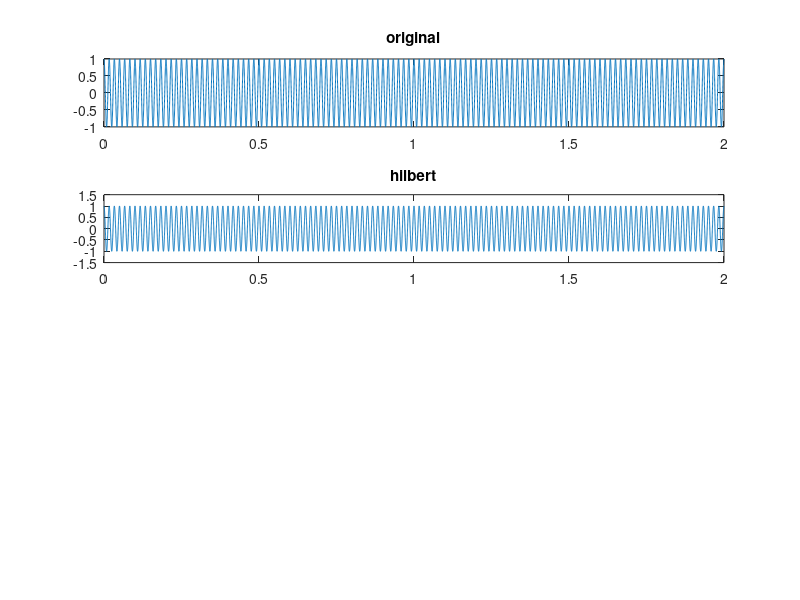

This chart was generated by the following MATLAB code: (Note: this script raises an error after producing the figure.)
clear All;

% Time specifications
fs = 10000;                   % samples per second for constructing the sine wave
dt = 1/fs;                   % seconds per sample
StopTime = 2;             % seconds
t = (0:dt:StopTime-dt);     % seconds

%ov is original voice
% Sine wave:
fc = 60;                     % hertz

%generate compound test signal
% y = 0;
% for i = 300: 1 : 300 %300 Hz only right now
%     y = y + cos(2*pi*fc*i*t);
% end

y = cos(2*pi*fc*t)';
%y = y';

%[y, fs] = audioread('y.wav');


subplot(4,1,1);
plot(t,y);
title('original');

y = hilbert(y); %make analytical signal
subplot(4,1,2);
plot(t,y);
title('hilbert');


samples_for_cycle = fs / fc; %unit is samples taken to complete one wavecycle
d = int32(0.34 * samples_for_cycle); %unit is samples
latency = double(d) / fs; %seconds

Y = fft(y);

freq_pos = 0:fs/length(Y):fs/2; % frequency vector from 0 to the Nyquist
phase = get_latency_adaptive_phase_vector_pos(freq_pos, latency); 
%phase = 303 / 360 * 2 * pi;

Y = abs(Y).*exp(1i*angle(Y)+1i* (phase));
yi = ifft(Y);

subplot(4,1,3);
plot(t,yi);
title('yi');

%add latency to the anti-voice relative to the input signal, and mix
%result = y(1+d:length(y)) + yi(1:length(yi) - d);
result = y(1:length(y) -d) + yi(1 + d:length(yi));

subplot(4,1,4);
plot(t(1:length(result)),result);
title('result');

%plot(t, y, 'r');
%hold off;

audiowrite('y.wav', (y),fs);
audiowrite('yi.wav', (yi),fs);
audiowrite('yr.wav', (result),fs);

avgy = mean(abs(y));
avgyi = mean(abs(yi));
avgyr = mean(abs(result));